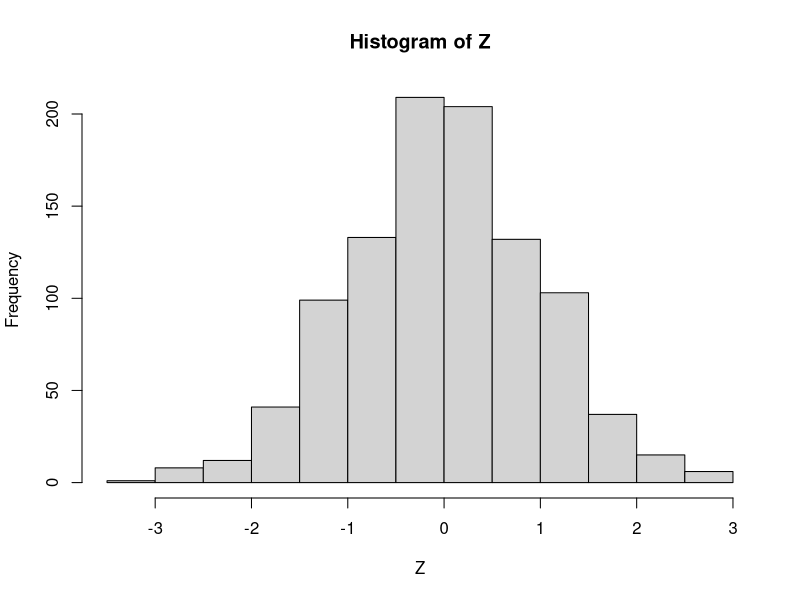
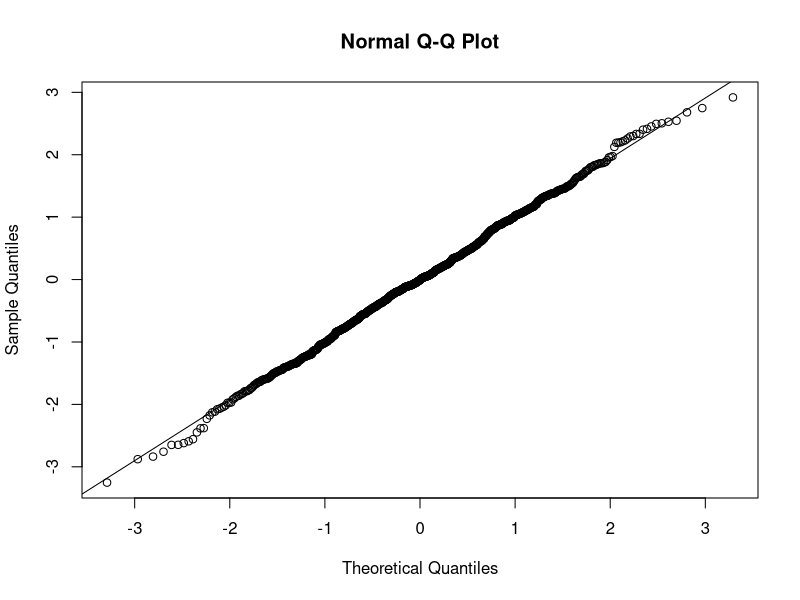
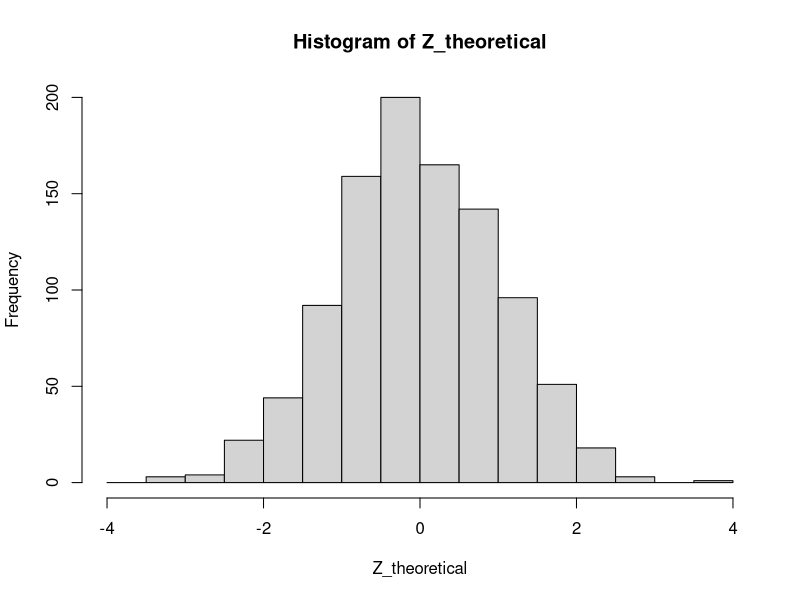
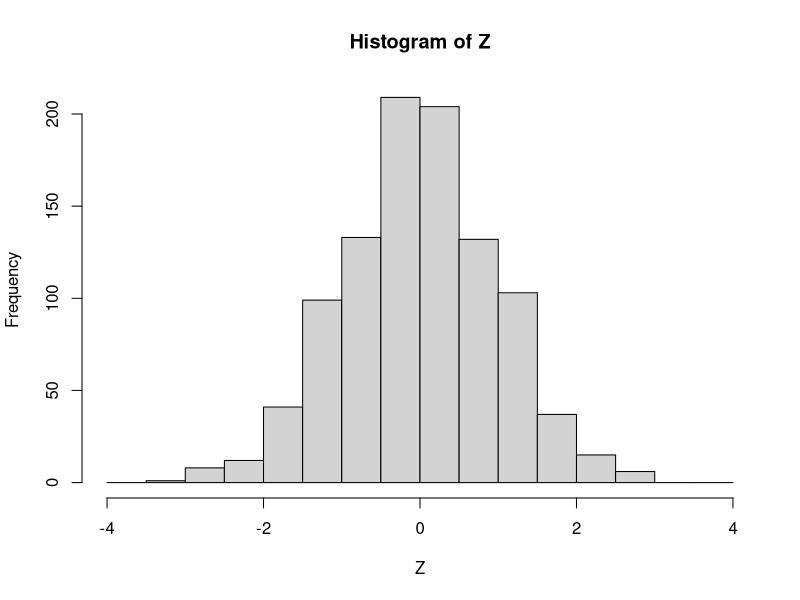
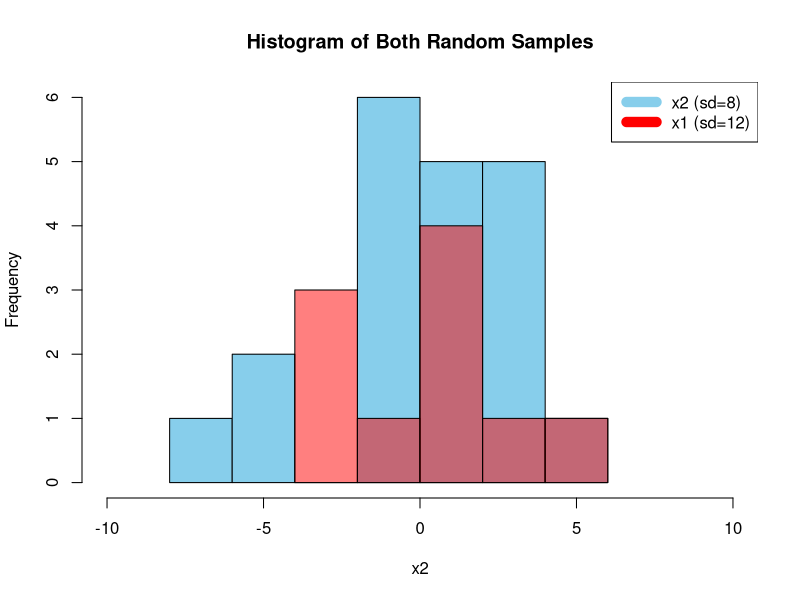
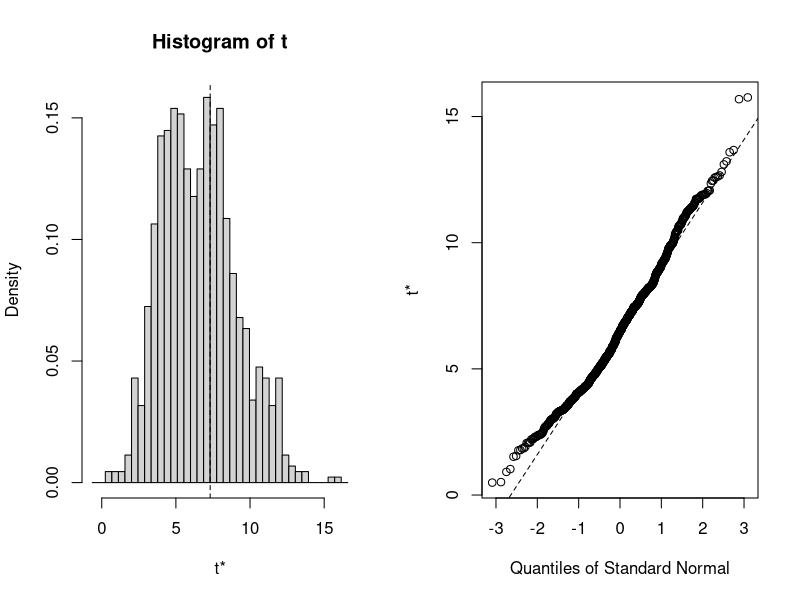
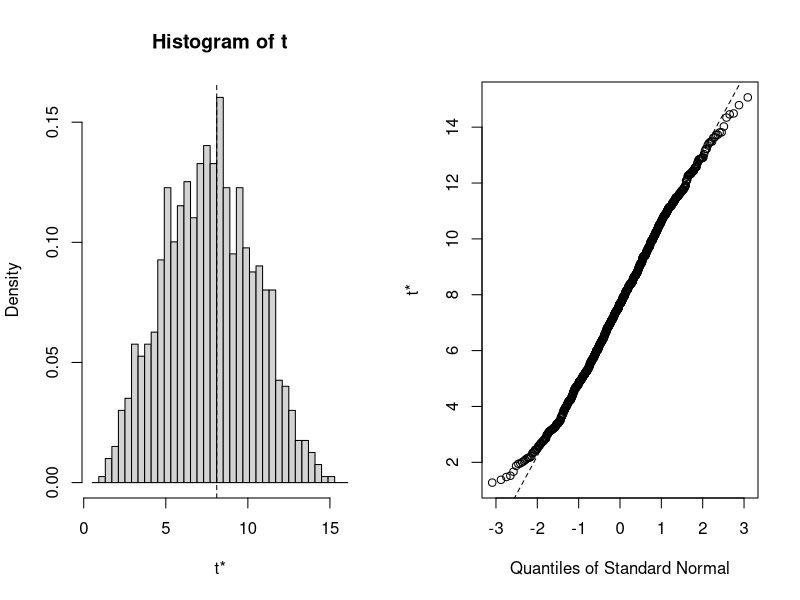
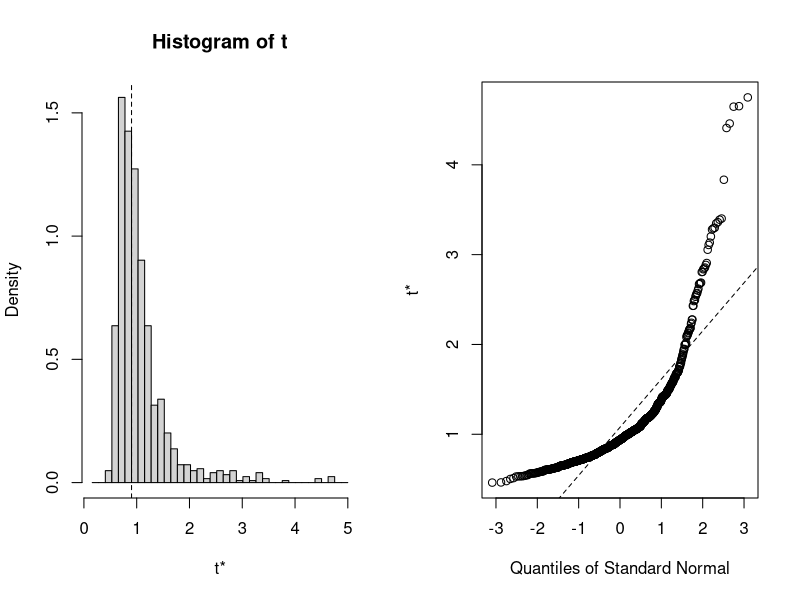

The R source for these figures, in order:
## ---- chunk 1
knitr::opts_chunk$set(echo = TRUE, tidy=TRUE, tidy.opts=list(width.cutoff=80))
## ---- chunk 2
library(e1071)
## ---- chunk 3
##Method 1: Sum of Uniform Random Variables
Z = c()
set.seed(99)
for (i in c(1:1000)) {
  U = runif(12,0,1) #generate 12 variables in U~Unif(0,1)
  Z = append(Z, sum(U)-6) #sum over the 12 uniform variables and subtract 6, then append to Z
}
hist(Z) #distribution of Z
## ---- chunk 4
set.seed(99)
Z_theoretical = rnorm(1000)
#hist(Z_theoretical) # theoretical normal distribution using rnorm

##output all measures
cat("The mean of the empirical distribution is",mean(Z),"and the mean of the theoretical distribution is",mean(Z_theoretical),"\n\n")
cat("The sd of the empirical distribution is",sd(Z),"and the sd of the theoretical distribution is",sd(Z_theoretical),"\n\n")
cat("The skewness of the empirical distribution is",skewness(Z),"and the skewness of the theoretical distribution is",skewness(Z_theoretical),"\n\n")
cat("The kurtosis of the empirical distribution is",kurtosis(Z),"and the kurtosis of the theoretical distribution is",kurtosis(Z_theoretical))
## ---- chunk 5
## QQ plot for empirical distribution
qqnorm(Z, pch = 1)
qqline(Z)
## ---- chunk 6
## Chi-Squared Test
bins = seq(-4, 4, by=.5)
bins
length(bins)

hist1=hist(Z_theoretical, freq=TRUE, breaks=bins)$counts + 1 #+1 to adjust zero issue
hist1
hist2=hist(Z, freq=TRUE, breaks=bins)$counts + 1 #adjust
hist2

#testing
#df is bins-1: ts=(sum(hist2-hist1)^2/(hist1)), p-value=1-P(X<ts) using chi-sq dist
chisq.test(hist2, p=hist1, rescale.p = TRUE)
## ---- chunk 7
library(boot)
## ---- chunk 8
set.seed(1)
x1 = rnorm(10, 0, sqrt(12))
x2 = rnorm(20, 0, sqrt(8))
## ---- chunk 9
cat(mean(x1),sd(x1))
cat(mean(x2),sd(x2))
## ---- chunk 10
hist(x2, xlim = c(-10,10), col = "skyblue", main = "Histogram of Both Random Samples")
hist(x1, add = T, col = scales::alpha("red",0.5))
legend("topright", c("x2 (sd=8)", "x1 (sd=12)"), col=c("skyblue", "red"), lwd=10)
## ---- chunk 11
x2 = as.matrix(x2)
x1 = as.matrix(x1)
sdFunction <- function(data, indices) {
  d <- data[indices,]
  return(sd(d)^2)
}
results <- boot(x1, statistic = sdFunction, R = 1000)
results
results1 <- boot(x2, statistic = sdFunction, R = 1000)
results1
## ---- chunk 12
plot(results)
plot(results1)
## ---- chunk 13
v <- results$t0 / results1$t0
v
## ---- chunk 14
x1
x2
## ---- chunk 15
# v.estimate = results$t0 / results1$t0
# v.estimate

v.estimate <- function(data, data1, indices, indices1){
  d2 <- data[indices,] #indices is between 1:20
  d1 <- data1[indices1,] #indices1 is between 1:10
  return((sd(d1)^2)/(sd(d2)^2))
}

results.b <- boot(data = x2 , statistic = v.estimate, R = 1000, data1 = x1)
results.b
## ---- chunk 16
plot(results.b)
## ---- chunk 17
boot.ci(results.b, type = "bca")
## ---- chunk 18
x.s <- c(0,-1,-1,1)
y.s <- c(1,1,-1,-1)
Gibbs.data <- matrix(c(x.s,y.s), ncol = 2)
colnames(Gibbs.data) = c("x","y")

plot(Gibbs.data, xlim=c(-2,2),ylim=c(-2,2))

text(x.s[1],y.s[1], labels="(x_0,y_0)",pos=4)
text(x.s[2],y.s[2], labels="(x_1,y_0)",pos=2)
text(x.s[3],y.s[3], labels="(x_1,y_1)",pos=1)
text(x.s[4],y.s[4], labels="(x_2,y_1)",pos=4)

#abline(v=0)
#abline(h=0)

arrows(x.s[1],y.s[1], x.s[2], y.s[2])
arrows(x.s[2],y.s[2], x.s[3], y.s[3])
arrows(x.s[3], y.s[3], x.s[4], y.s[4])
